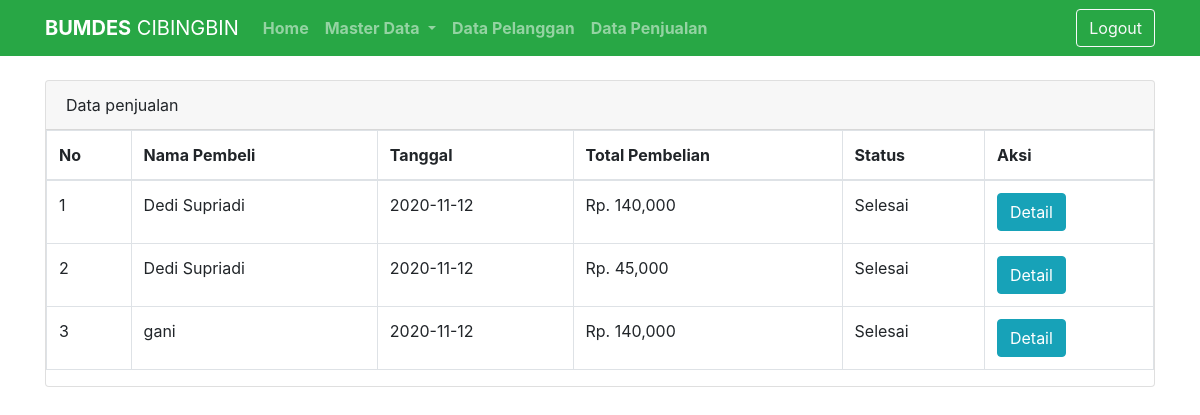
Page /admin/penjualan.php (signed in) on the committed database.
### tables this page shows
CREATE TABLE `tbl_transaksi` (
  `id_transaksi` int(11) NOT NULL,
  `id_pelanggan` int(11) NOT NULL,
  `tgl_transaksi` date NOT NULL,
  `alamat_pengiriman` text NOT NULL,
  `ongkir` double NOT NULL,
  `total_pembelian` double NOT NULL,
  `status` varchar(50) NOT NULL
);

CREATE TABLE `tbl_pelanggan` (
  `id_pelanggan` int(11) NOT NULL,
  `email` varchar(100) NOT NULL,
  `pass` varchar(100) NOT NULL,
  `nama_pelanggan` varchar(150) NOT NULL,
  `jk` varchar(20) NOT NULL,
  `alamat` text NOT NULL,
  `no_hp` varchar(16) NOT NULL
);

### admin/penjualan.php (the view)
<?php
include 'header.php';
include '../database.php';
?>
<div class="container">
    <div class="card">
        <div class='card-header'>Data penjualan</div>
        <div class="table-responsive">
            <table class='table table-bordered'>
                <thead>
                    <tr>
                        <th>No</th>
                        <th>Nama Pembeli</th>
                        <th>Tanggal</th>
                        <th>Total Pembelian</th>
                        <th>Status</th>
                        <th>Aksi</th>
                    </tr>
                </thead>
                <tbody>
                    <?php $nomer = 1; ?>
                    <?php $crot = $koneksi->query("SELECT * FROM tbl_transaksi JOIN tbl_pelanggan ON tbl_transaksi.id_pelanggan=tbl_pelanggan.id_pelanggan"); ?>
                    <?php while ($data = $crot->fetch_assoc()) { ?>
                        <tr>
                            <td><?php echo $nomer; ?></td>
                            <td><?php echo $data['nama_pelanggan']; ?></td>
                            <td><?php echo $data['tgl_transaksi']; ?></td>
                            <td>Rp. <?php echo number_format($data['total_pembelian']); ?></td>
                            <td><?php echo $data['status']; ?></td>
                            <td>
                                <a href="detail.php?id=<?php echo $data['id_transaksi']; ?>" class='btn btn-info'>Detail</a>
                            </td>
                        </tr>
                        <?php $nomer++; ?>
                    <?php } ?>
                </tbody>
            </table>
        </div>
    </div>
</div>

### rows in the picture
tbl_transaksi: id_pelanggan.nama_pelanggan "Dedi Supriadi", tgl_transaksi "2020-11-12", total_pembelian "140,000", status "Selesai"
tbl_transaksi: id_pelanggan.nama_pelanggan "Dedi Supriadi", tgl_transaksi "2020-11-12", total_pembelian "45,000", status "Selesai"
tbl_transaksi: id_pelanggan.nama_pelanggan "gani", tgl_transaksi "2020-11-12", total_pembelian "140,000", status "Selesai"
